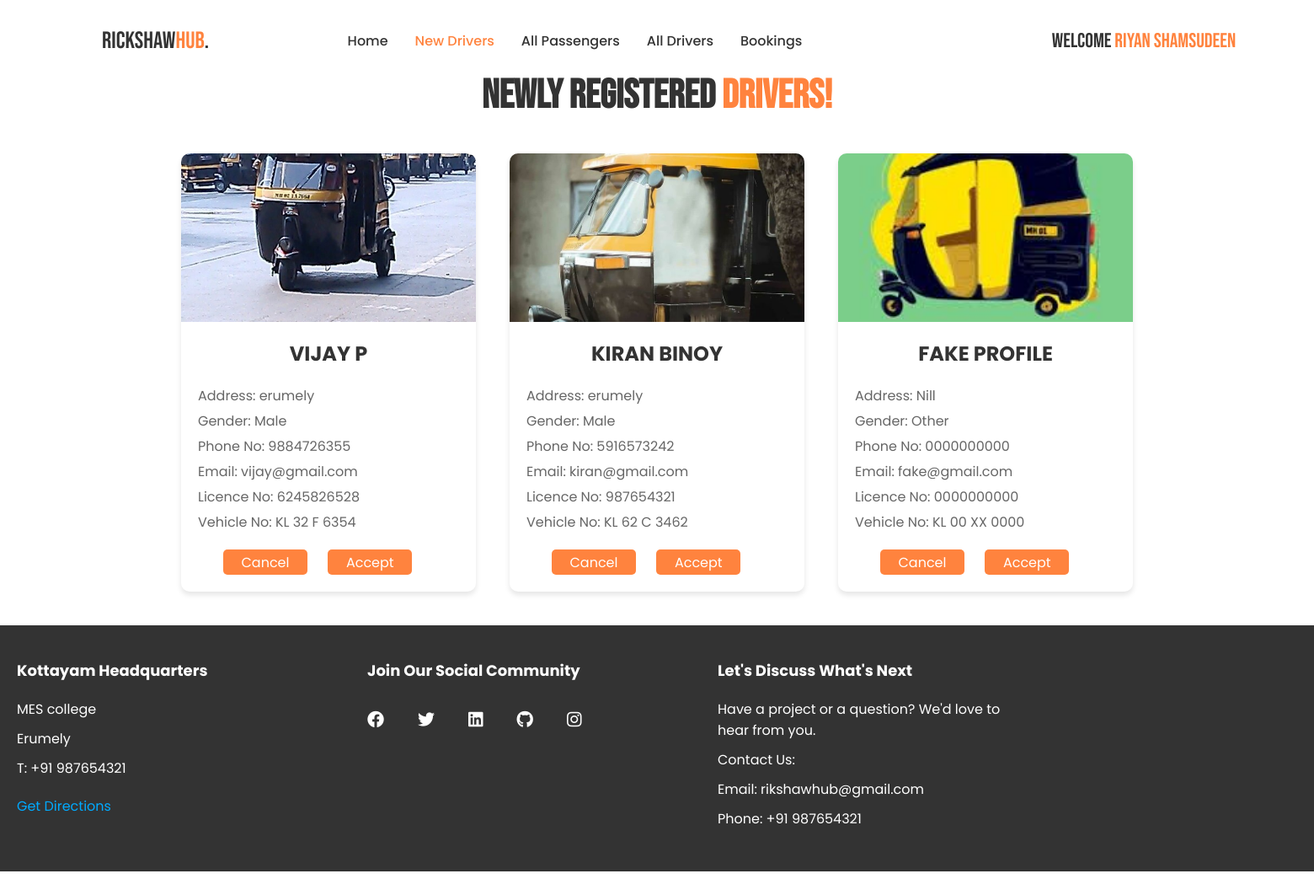
The page /Admin.php (signed in) on the database its author committed.
### tables this page shows
CREATE TABLE `temporarydriver` (
  `driver_id` int(11) NOT NULL,
  `name` varchar(100) NOT NULL,
  `email` varchar(100) NOT NULL,
  `phone_no` varchar(15) NOT NULL,
  `address` text NOT NULL,
  `vehicle_no` varchar(50) NOT NULL,
  `licence_no` varchar(50) NOT NULL,
  `password` varchar(255) NOT NULL,
  `gender` enum('Male','Female','Other') NOT NULL,
  `Auto_img` longblob DEFAULT NULL,
  `created_at` timestamp NOT NULL DEFAULT current_timestamp()
);

### admin/newDrivers.php (the view, shortened to what this page needs)
<div class="into">
    <h1 class="TagLine">Newly registered <span class="ride">Drivers!</span></h1>
    <div class="card-container">
    <?php
$conn = mysqli_connect("localhost", "root", "", "rikshawhub");
$sql = "SELECT * FROM temporarydriver";
$result = $conn->query($sql);
if ($result->num_rows > 0) {
    while($row = $result->fetch_assoc()) { ?>
        <div class="card">
            <div class="card-image">
                <img src="uploads/<?php echo $row['Auto_img']; ?>" alt="<?php echo $row['name']; ?>">
            </div>
            <div class="card-content">
                <h2><?php echo $row['name']; ?></h2>
                <div class="section">
                    <p>Address: <?php echo $row['address']; ?></p>
                    <p>Gender: <?php echo $row['gender']; ?></p>
                </div>
                <div class="section">
                    <p>Phone No: <?php echo $row['phone_no']; ?></p>
                </div>
                <p>Email: <?php echo $row['email']; ?></p>
                <p>Licence No: <?php echo $row['licence_no']; ?></p>
                <p>Vehicle No: <span class="vno"><?php echo $row['vehicle_no']; ?></span></p>
                <div class="button-group">
                    <form method='get' style='display:inline;' action="<?php echo htmlspecialchars($_SERVER['PHP_SELF']); ?>">
                        <button name="delete" value='<?php echo $row["driver_id"];?>'>Cancel</button>
                        <button name="accept" value='<?php echo $row["driver_id"];?>'>Accept</button>
                    </form>
                </div>
            </div>
        </div>
    <?php }
} else {
    echo "0 results <br><br><br><br><br><br><br><br><br><br>";
}
?>
</div>
</div>

### styles/styles.css (style rules this page uses)
html { scroll-behavior: smooth; }
:root { --primary-color: #ff833e; --primary-color-dark: #db6f35; --text-dark: #333333; --text-light: #767268; --white: #ffffff; --max-width: 1350px; --header-font: "Bebas Neue", sans-serif; }
* { padding: 0; margin: 0; box-sizing: border-box; }
img { display: flex; width: 100%; }
body { overflow-x: hidden; font-family: "Poppins", sans-serif; }
.into { animation: fadeIn 0.4s ease-in; }

### styles/displayCards.css (style rules this page uses)
:root { --primary-color: #ff833e; --primary-color-dark: #db6f35; --text-dark: #333333; --text-light: #767268; --white: #ffffff; --max-width: 1350px; --header-font: "Bebas Neue", sans-serif; }
h1 { font-size: 3em; color: var(--text-dark); font-family: var(--header-font); margin-top: 20px; }
.TagLine { position: relative; width: 100%; text-align: center; }
.ride { color: var(--primary-color); }
.card-container { display: flex; flex-wrap: wrap; justify-content: center; gap: 40px; max-width: 1350px; margin: 40px auto; }
.card { border-radius: 10px; overflow: hidden; box-shadow: 0 4px 6px rgba(0, 0, 0, 0.1); max-width: 350px; width: 80%; min-width: 300px; transition: box-shadow 0.2s ease-out; }
.card-image { width: 100%; height: 200px; overflow: hidden; }
.card-image img { width: 100%; height: 100%; object-fit: cover; }
.card-content { padding: 20px; }
.card-content p { margin: 5px 0; color: #666; }
.card-content button { margin-top: 10px; padding: 10px 20px; background-color: var(--primary-color); color: white; border: none; border-radius: 5px; cursor: pointer; }
.card h2 { font-size: 1.5em; margin-bottom: 20px; font-weight: 700; text-align: center; text-transform: uppercase; color: var(--text-dark); }
.vno { text-transform: uppercase; }
.section p { margin: 5px 0; font-size: 1em; }
.button-group { display: flex; justify-content: space-between; margin-top: 20px; padding: 0 20px; }
.button-group button { flex: 1; padding: 0px; height: 30px; width: 100px; margin: 0 10px; }
button { background: none; border: none; padding: 0; margin: 0; font-family: inherit; font-size: inherit; font-weight: inherit; font-style: inherit; color: inherit; cursor: pointer; }
.card { background-color: #ffffff; }

### rows shown on the page
temporarydriver: Auto_img (picture), name "VIJAY P", address "erumely", gender "Male", phone_no "9884726355", email "vijay@gmail.com", licence_no "6245826528", vehicle_no "KL 32 F 6354", $row["driver_id"] 23 (drawn)
temporarydriver: Auto_img (picture), name "KIRAN BINOY", address "erumely", gender "Male", phone_no "5916573242", email "kiran@gmail.com", licence_no "987654321", vehicle_no "KL 62 C 3462", $row["driver_id"] 24 (drawn)
temporarydriver: Auto_img (picture), name "FAKE PROFILE", address "Nill", gender "Other", phone_no "0000000000", email "fake@gmail.com", licence_no "0000000000", vehicle_no "KL 00 XX 0000", $row["driver_id"] 25 (drawn)

### other values the page prints
$_SESSION['admin'] "Riyan Shamsudeen"
